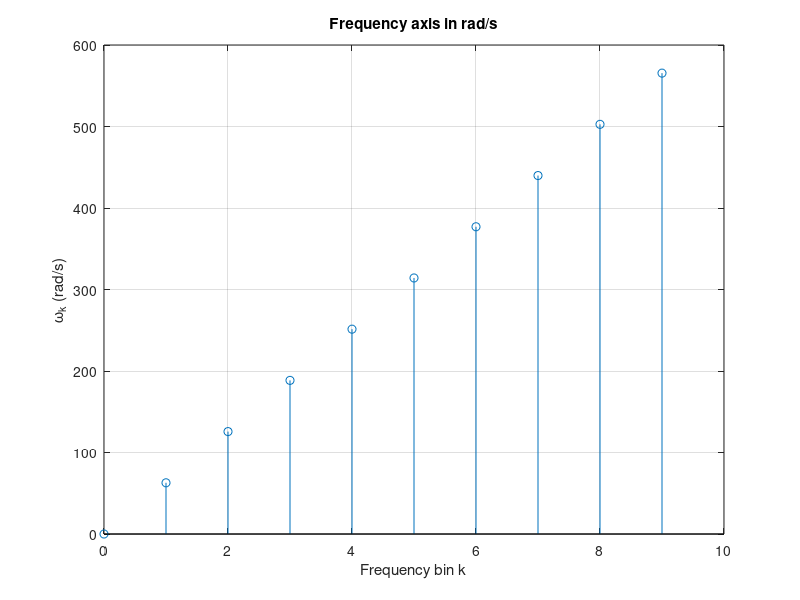

The MATLAB source for this figure:
% DTF(Discrete Time Fourier) converts a signal from the time domain into the frequency domain.
% This allows us to see which frequencies are present in the signal and with what amplitudes.
% The inverse DFT (iDFT), which reconstructs the time signal from the frequency domain
% Frequency Axis - Task 1.1.1: This task asks us to compute the complete frequency axis for all DFT bins.

% Parameters
N = 10;          % Number of samples
fs = 100;          % Sampling frequency in Hz
Ts = 1/fs;         % Sampling period in seconds
T = N * Ts;        % Total duration of the signal in seconds

% Frequency axis in rad/s
k = 0:N-1;         % Frequency bins
omega = (2 * pi / T) * k;  % Frequency axis in rad/s

% Display results
disp('Frequency axis in rad/s:');
disp(omega);

% Plot the frequency axis for visualization
figure;
stem(k, omega);
xlabel('Frequency bin k');
ylabel('\omega_k (rad/s)');
title('Frequency axis in rad/s');
grid on;

% The result: a vector omega with N values, covering frequencies from 0 rad/s up to almost the Nyquist frequency